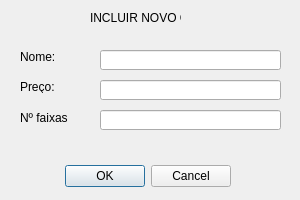
<?xml version="1.0" encoding="UTF-8"?>
<ui version="4.0">
 <class>incluircd</class>
 <widget class="QDialog" name="incluircd">
  <property name="geometry">
   <rect>
    <x>0</x>
    <y>0</y>
    <width>300</width>
    <height>200</height>
   </rect>
  </property>
  <property name="windowTitle">
   <string>Incluir CD</string>
  </property>
  <widget class="QDialogButtonBox" name="buttonBox">
   <property name="geometry">
    <rect>
     <x>60</x>
     <y>160</y>
     <width>171</width>
     <height>32</height>
    </rect>
   </property>
   <property name="layoutDirection">
    <enum>Qt::LeftToRight</enum>
   </property>
   <property name="orientation">
    <enum>Qt::Horizontal</enum>
   </property>
   <property name="standardButtons">
    <set>QDialogButtonBox::Cancel|QDialogButtonBox::Ok</set>
   </property>
  </widget>
  <widget class="QLabel" name="label">
   <property name="geometry">
    <rect>
     <x>90</x>
     <y>10</y>
     <width>91</width>
     <height>16</height>
    </rect>
   </property>
   <property name="text">
    <string>INCLUIR NOVO CD</string>
   </property>
  </widget>
  <widget class="QLabel" name="label_2">
   <property name="geometry">
    <rect>
     <x>20</x>
     <y>50</y>
     <width>47</width>
     <height>13</height>
    </rect>
   </property>
   <property name="text">
    <string>Nome:</string>
   </property>
  </widget>
  <widget class="QLabel" name="label_3">
   <property name="geometry">
    <rect>
     <x>20</x>
     <y>80</y>
     <width>47</width>
     <height>13</height>
    </rect>
   </property>
   <property name="text">
    <string>Preço:</string>
   </property>
  </widget>
  <widget class="QLabel" name="label_4">
   <property name="geometry">
    <rect>
     <x>20</x>
     <y>110</y>
     <width>51</width>
     <height>16</height>
    </rect>
   </property>
   <property name="text">
    <string>Nº faixas</string>
   </property>
  </widget>
  <widget class="QLineEdit" name="lineEdit_nome">
   <property name="geometry">
    <rect>
     <x>100</x>
     <y>50</y>
     <width>181</width>
     <height>20</height>
    </rect>
   </property>
  </widget>
  <widget class="QLineEdit" name="lineEdit_preco">
   <property name="geometry">
    <rect>
     <x>100</x>
     <y>80</y>
     <width>181</width>
     <height>20</height>
    </rect>
   </property>
  </widget>
  <widget class="QLineEdit" name="lineEdit_NFaixas">
   <property name="geometry">
    <rect>
     <x>100</x>
     <y>110</y>
     <width>181</width>
     <height>20</height>
    </rect>
   </property>
  </widget>
 </widget>
 <resources/>
 <connections>
  <connection>
   <sender>buttonBox</sender>
   <signal>accepted()</signal>
   <receiver>incluircd</receiver>
   <slot>accept()</slot>
   <hints>
    <hint type="sourcelabel">
     <x>248</x>
     <y>254</y>
    </hint>
    <hint type="destinationlabel">
     <x>157</x>
     <y>274</y>
    </hint>
   </hints>
  </connection>
  <connection>
   <sender>buttonBox</sender>
   <signal>rejected()</signal>
   <receiver>incluircd</receiver>
   <slot>reject()</slot>
   <hints>
    <hint type="sourcelabel">
     <x>316</x>
     <y>260</y>
    </hint>
    <hint type="destinationlabel">
     <x>286</x>
     <y>274</y>
    </hint>
   </hints>
  </connection>
 </connections>
</ui>
